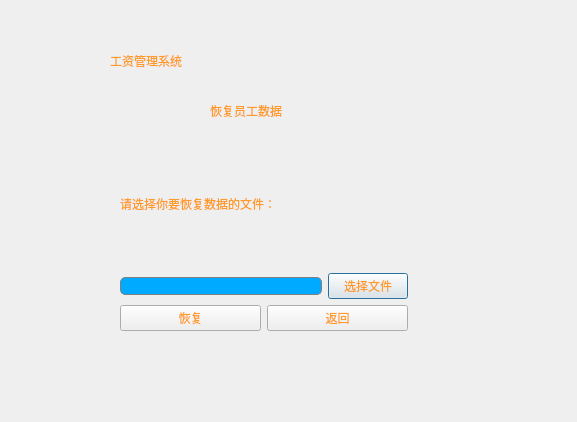
<?xml version="1.0" encoding="UTF-8"?>
<ui version="4.0">
 <class>DataRecovery</class>
 <widget class="QDialog" name="DataRecovery">
  <property name="geometry">
   <rect>
    <x>0</x>
    <y>0</y>
    <width>577</width>
    <height>422</height>
   </rect>
  </property>
  <property name="minimumSize">
   <size>
    <width>577</width>
    <height>422</height>
   </size>
  </property>
  <property name="maximumSize">
   <size>
    <width>577</width>
    <height>422</height>
   </size>
  </property>
  <property name="windowTitle">
   <string>Dialog</string>
  </property>
  <property name="styleSheet">
   <string notr="true">color: rgb(255, 154, 38);
background-image: url(:/resource/photo/Resource/2.jpg);</string>
  </property>
  <widget class="QLabel" name="label">
   <property name="geometry">
    <rect>
     <x>110</x>
     <y>40</y>
     <width>341</width>
     <height>41</height>
    </rect>
   </property>
   <property name="styleSheet">
    <string notr="true">font: 35pt &quot;新宋体&quot;;
</string>
   </property>
   <property name="text">
    <string>工资管理系统</string>
   </property>
  </widget>
  <widget class="QLabel" name="label_3">
   <property name="geometry">
    <rect>
     <x>210</x>
     <y>90</y>
     <width>131</width>
     <height>41</height>
    </rect>
   </property>
   <property name="styleSheet">
    <string notr="true">font: 12pt &quot;仿宋&quot;;</string>
   </property>
   <property name="text">
    <string>恢复员工数据</string>
   </property>
  </widget>
  <widget class="QWidget" name="">
   <property name="geometry">
    <rect>
     <x>120</x>
     <y>140</y>
     <width>288</width>
     <height>191</height>
    </rect>
   </property>
   <layout class="QVBoxLayout" name="verticalLayout">
    <item>
     <widget class="QLabel" name="label_2">
      <property name="styleSheet">
       <string notr="true">font: 16pt &quot;仿宋&quot;;</string>
      </property>
      <property name="text">
       <string>请选择你要恢复数据的文件：</string>
      </property>
     </widget>
    </item>
    <item>
     <layout class="QHBoxLayout" name="horizontalLayout">
      <item>
       <widget class="QLineEdit" name="lineEdit">
        <property name="styleSheet">
         <string notr="true">border: 1px solid gray;border-radius:5px; 
padding: 0px 10px 0px 10px;
font: 12pt &quot;仿宋&quot;;
background:rgb(0, 170, 255);
selection-background-color: darkgray;
</string>
        </property>
       </widget>
      </item>
      <item>
       <widget class="QPushButton" name="pushButton_choosefile">
        <property name="styleSheet">
         <string notr="true">font: 12pt &quot;仿宋&quot;;</string>
        </property>
        <property name="text">
         <string>选择文件</string>
        </property>
       </widget>
      </item>
     </layout>
    </item>
    <item>
     <layout class="QHBoxLayout" name="horizontalLayout_2">
      <item>
       <widget class="QPushButton" name="pushButton_recover">
        <property name="styleSheet">
         <string notr="true">font: 12pt &quot;仿宋&quot;;</string>
        </property>
        <property name="text">
         <string>恢复</string>
        </property>
       </widget>
      </item>
      <item>
       <widget class="QPushButton" name="pushButton_back">
        <property name="styleSheet">
         <string notr="true">font: 12pt &quot;仿宋&quot;;</string>
        </property>
        <property name="text">
         <string>返回</string>
        </property>
       </widget>
      </item>
     </layout>
    </item>
   </layout>
  </widget>
 </widget>
 <resources/>
 <connections/>
</ui>
